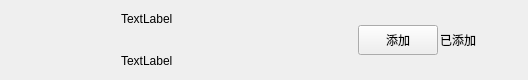
<?xml version="1.0" encoding="UTF-8"?>
<ui version="4.0">
 <class>ApplyFriendItem</class>
 <widget class="QWidget" name="ApplyFriendItem">
  <property name="geometry">
   <rect>
    <x>0</x>
    <y>0</y>
    <width>528</width>
    <height>80</height>
   </rect>
  </property>
  <property name="maximumSize">
   <size>
    <width>16777215</width>
    <height>80</height>
   </size>
  </property>
  <property name="windowTitle">
   <string>Form</string>
  </property>
  <layout class="QHBoxLayout" name="horizontalLayout">
   <property name="topMargin">
    <number>0</number>
   </property>
   <property name="rightMargin">
    <number>0</number>
   </property>
   <property name="bottomMargin">
    <number>0</number>
   </property>
   <item>
    <spacer name="horizontalSpacer">
     <property name="orientation">
      <enum>Qt::Orientation::Horizontal</enum>
     </property>
     <property name="sizeType">
      <enum>QSizePolicy::Policy::Fixed</enum>
     </property>
     <property name="sizeHint" stdset="0">
      <size>
       <width>50</width>
       <height>20</height>
      </size>
     </property>
    </spacer>
   </item>
   <item>
    <widget class="QLabel" name="icon_lb">
     <property name="minimumSize">
      <size>
       <width>45</width>
       <height>45</height>
      </size>
     </property>
     <property name="maximumSize">
      <size>
       <width>45</width>
       <height>45</height>
      </size>
     </property>
     <property name="text">
      <string/>
     </property>
    </widget>
   </item>
   <item>
    <widget class="QWidget" name="widget" native="true">
     <layout class="QHBoxLayout" name="horizontalLayout_2">
      <property name="spacing">
       <number>0</number>
      </property>
      <property name="leftMargin">
       <number>0</number>
      </property>
      <property name="topMargin">
       <number>0</number>
      </property>
      <property name="rightMargin">
       <number>0</number>
      </property>
      <property name="bottomMargin">
       <number>0</number>
      </property>
      <item>
       <widget class="QWidget" name="widget_2" native="true">
        <layout class="QVBoxLayout" name="verticalLayout">
         <property name="spacing">
          <number>10</number>
         </property>
         <property name="topMargin">
          <number>2</number>
         </property>
         <property name="bottomMargin">
          <number>2</number>
         </property>
         <item>
          <widget class="QLabel" name="user_chat_lb">
           <property name="minimumSize">
            <size>
             <width>100</width>
             <height>30</height>
            </size>
           </property>
           <property name="maximumSize">
            <size>
             <width>200</width>
             <height>30</height>
            </size>
           </property>
           <property name="text">
            <string>TextLabel</string>
           </property>
          </widget>
         </item>
         <item>
          <widget class="QLabel" name="user_name_lb">
           <property name="minimumSize">
            <size>
             <width>100</width>
             <height>30</height>
            </size>
           </property>
           <property name="maximumSize">
            <size>
             <width>200</width>
             <height>30</height>
            </size>
           </property>
           <property name="text">
            <string>TextLabel</string>
           </property>
          </widget>
         </item>
        </layout>
       </widget>
      </item>
      <item>
       <spacer name="horizontalSpacer_3">
        <property name="orientation">
         <enum>Qt::Orientation::Horizontal</enum>
        </property>
        <property name="sizeHint" stdset="0">
         <size>
          <width>40</width>
          <height>20</height>
         </size>
        </property>
       </spacer>
      </item>
      <item>
       <widget class="ClickedBtn" name="addBtn">
        <property name="minimumSize">
         <size>
          <width>80</width>
          <height>30</height>
         </size>
        </property>
        <property name="maximumSize">
         <size>
          <width>80</width>
          <height>30</height>
         </size>
        </property>
        <property name="text">
         <string>添加</string>
        </property>
       </widget>
      </item>
      <item>
       <widget class="QLabel" name="already_add_lb">
        <property name="minimumSize">
         <size>
          <width>40</width>
          <height>0</height>
         </size>
        </property>
        <property name="text">
         <string>已添加</string>
        </property>
        <property name="alignment">
         <set>Qt::AlignmentFlag::AlignCenter</set>
        </property>
       </widget>
      </item>
      <item>
       <spacer name="horizontalSpacer_2">
        <property name="orientation">
         <enum>Qt::Orientation::Horizontal</enum>
        </property>
        <property name="sizeType">
         <enum>QSizePolicy::Policy::Fixed</enum>
        </property>
        <property name="sizeHint" stdset="0">
         <size>
          <width>50</width>
          <height>20</height>
         </size>
        </property>
       </spacer>
      </item>
     </layout>
    </widget>
   </item>
  </layout>
 </widget>
 <customwidgets>
  <customwidget>
   <class>ClickedBtn</class>
   <extends>QPushButton</extends>
   <header location="global">clickedbtn.h</header>
  </customwidget>
 </customwidgets>
 <resources/>
 <connections/>
</ui>
